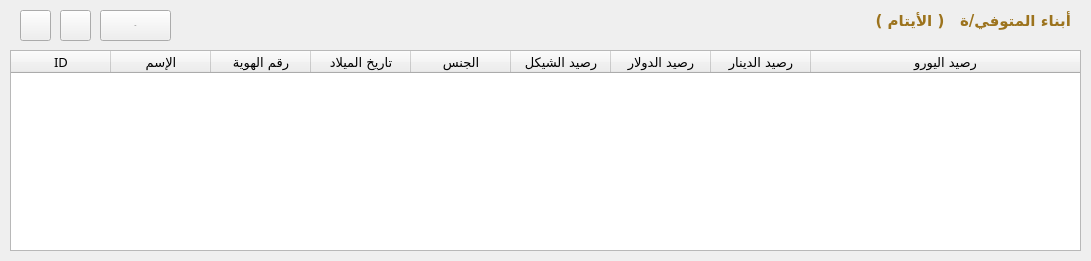
       <widget class="QWidget" name="widget_28" native="true">
        <property name="geometry">
         <rect>
          <x>0</x>
          <y>270</y>
          <width>1091</width>
          <height>261</height>
         </rect>
        </property>
        <property name="styleSheet">
         <string notr="true"/>
        </property>
        <property name="class" stdset="0">
         <string>Card</string>
        </property>
        <widget class="QWidget" name="widget_29" native="true">
         <property name="geometry">
          <rect>
           <x>0</x>
           <y>0</y>
           <width>1091</width>
           <height>41</height>
          </rect>
         </property>
         <property name="class" stdset="0">
          <string>bg-pink-gold box-top-radius</string>
         </property>
         <widget class="QLabel" name="label_84">
          <property name="geometry">
           <rect>
            <x>850</x>
            <y>0</y>
            <width>221</width>
            <height>41</height>
           </rect>
          </property>
          <property name="font">
           <font>
            <family>Cairo</family>
            <pointsize>11</pointsize>
            <bold>true</bold>
           </font>
          </property>
          <property name="styleSheet">
           <string notr="true">color: #9c731d;</string>
          </property>
          <property name="text">
           <string>أبناء المتوفي/ة   ( الأيتام )</string>
          </property>
         </widget>
         <widget class="QPushButton" name="btn_search_orphan">
          <property name="geometry">
           <rect>
            <x>100</x>
            <y>10</y>
            <width>71</width>
            <height>31</height>
           </rect>
          </property>
          <property name="font">
           <font>
            <family>Cairo</family>
            <pointsize>-1</pointsize>
            <bold>true</bold>
           </font>
          </property>
          <property name="toolTip">
           <string>بحث عن يتيم مسجل مسبقاً</string>
          </property>
          <property name="text">
           <string>بحث</string>
          </property>
          <property name="icon">
           <iconset>
            <normaloff>../assets/icons/ic_fluent_search_24_filled_white.svg</normaloff>../assets/icons/ic_fluent_search_24_filled_white.svg</iconset>
          </property>
          <property name="class" stdset="0">
           <string>btn btn-gold border-b-r-0</string>
          </property>
         </widget>
         <widget class="QPushButton" name="add_deceased_orphans_table_btn">
          <property name="geometry">
           <rect>
            <x>60</x>
            <y>10</y>
            <width>31</width>
            <height>31</height>
           </rect>
          </property>
          <property name="font">
           <font>
            <family>Cairo</family>
            <pointsize>-1</pointsize>
            <bold>true</bold>
           </font>
          </property>
          <property name="toolTip">
           <string>اضافة صف</string>
          </property>
          <property name="text">
           <string/>
          </property>
          <property name="icon">
           <iconset>
            <normaloff>../assets/images/plus_1.png</normaloff>../assets/images/plus_1.png</iconset>
          </property>
          <property name="iconSize">
           <size>
            <width>24</width>
            <height>24</height>
           </size>
          </property>
          <property name="class" stdset="0">
           <string>btn btn-gold border-b-r-0</string>
          </property>
         </widget>
         <widget class="QPushButton" name="remove_deceased_orphans_table_btn">
          <property name="geometry">
           <rect>
            <x>20</x>
            <y>10</y>
            <width>31</width>
            <height>31</height>
           </rect>
          </property>
          <property name="font">
           <font>
            <family>Cairo</family>
            <pointsize>-1</pointsize>
            <bold>true</bold>
           </font>
          </property>
          <property name="toolTip">
           <string>حذف صف</string>
          </property>
          <property name="text">
           <string/>
          </property>
          <property name="icon">
           <iconset>
            <normaloff>../assets/images/minus_white.png</normaloff>../assets/images/minus_white.png</iconset>
          </property>
          <property name="iconSize">
           <size>
            <width>24</width>
            <height>24</height>
           </size>
          </property>
          <property name="class" stdset="0">
           <string>btn btn-gold border-b-r-0</string>
          </property>
         </widget>
        </widget>
        <widget class="QTableWidget" name="add_deceased_orphans_table">
         <property name="geometry">
          <rect>
           <x>10</x>
           <y>50</y>
           <width>1071</width>
           <height>201</height>
          </rect>
         </property>
         <property name="sizeIncrement">
          <size>
           <width>0</width>
           <height>0</height>
          </size>
         </property>
         <property name="baseSize">
          <size>
           <width>0</width>
           <height>0</height>
          </size>
         </property>
         <property name="font">
          <font>
           <family>Cairo</family>
           <pointsize>10</pointsize>
          </font>
         </property>
         <property name="lineWidth">
          <number>1</number>
         </property>
         <property name="midLineWidth">
          <number>0</number>
         </property>
         <property name="editTriggers">
          <set>QAbstractItemView::AllEditTriggers</set>
         </property>
         <property name="rowCount">
          <number>0</number>
         </property>
         <attribute name="horizontalHeaderVisible">
          <bool>true</bool>
         </attribute>
         <attribute name="horizontalHeaderCascadingSectionResizes">
          <bool>false</bool>
         </attribute>
         <attribute name="horizontalHeaderHighlightSections">
          <bool>true</bool>
         </attribute>
         <attribute name="horizontalHeaderShowSortIndicator" stdset="0">
          <bool>false</bool>
         </attribute>
         <attribute name="horizontalHeaderStretchLastSection">
          <bool>true</bool>
         </attribute>
         <attribute name="verticalHeaderVisible">
          <bool>false</bool>
         </attribute>
         <attribute name="verticalHeaderCascadingSectionResizes">
          <bool>false</bool>
         </attribute>
         <attribute name="verticalHeaderHighlightSections">
          <bool>true</bool>
         </attribute>
         <attribute name="verticalHeaderShowSortIndicator" stdset="0">
          <bool>false</bool>
         </attribute>
         <attribute name="verticalHeaderStretchLastSection">
          <bool>false</bool>
         </attribute>
         <column>
          <property name="text">
           <string>ID</string>
          </property>
         </column>
         <column>
          <property name="text">
           <string>الإسم</string>
          </property>
         </column>
         <column>
          <property name="text">
           <string>رقم الهوية</string>
          </property>
         </column>
         <column>
          <property name="text">
           <string>تاريخ الميلاد</string>
          </property>
         </column>
         <column>
          <property name="text">
           <string>الجنس</string>
          </property>
         </column>
         <column>
          <property name="text">
           <string>رصيد الشيكل</string>
          </property>
         </column>
         <column>
          <property name="text">
           <string>رصيد الدولار</string>
          </property>
         </column>
         <column>
          <property name="text">
           <string>رصيد الدينار</string>
          </property>
         </column>
         <column>
          <property name="text">
           <string>رصيد اليورو</string>
          </property>
         </column>
        </widget>
       </widget>
